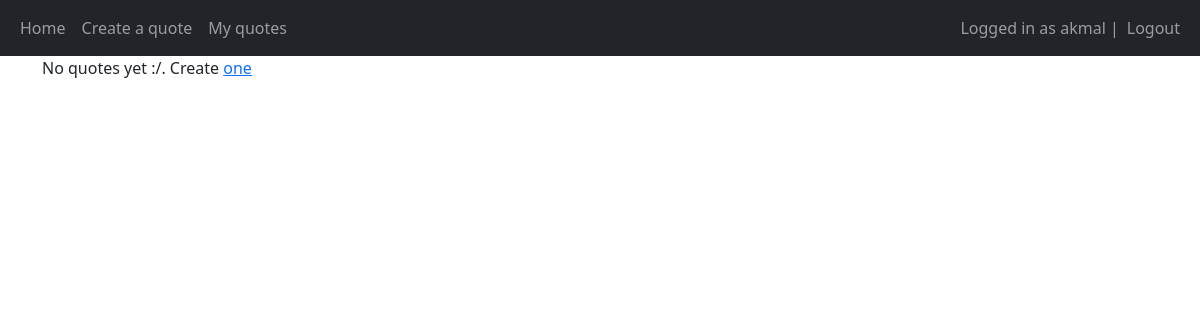
Before: /my-quote/ (signed in) with the older database file.
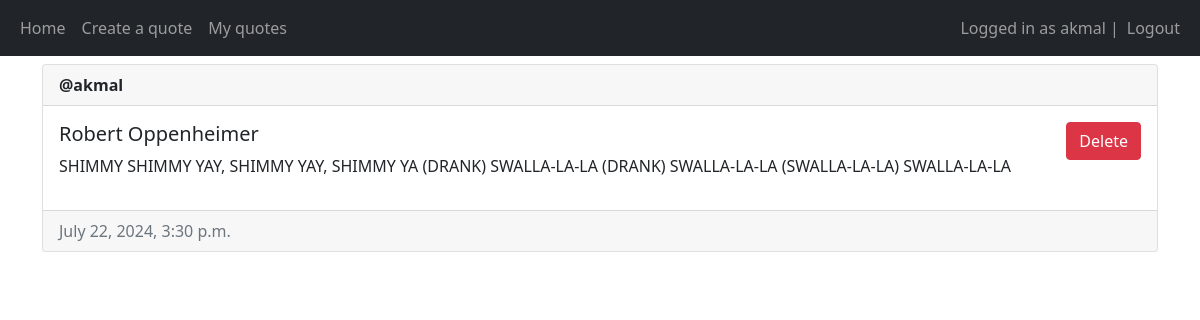
After: the same page with the newer database file.
### main/models.py (models this page shows, shortened)
class Quote(models.Model):
    creator = models.ForeignKey(User, on_delete=models.CASCADE)
    author = models.CharField(max_length=100)
    text = models.TextField()
    created = models.DateTimeField(auto_now_add=True)
    updated = models.DateTimeField(auto_now=True)

### main/views.py (the view)
# urls.py: path('my-quote/', views.my_quotes, name="my_quotes"),
@login_required(login_url="/login/")
def my_quotes(request):
    quotes = Quote.objects.filter(creator=request.user)
    if request.method == "POST":
        quote_id = request.POST.get("quote-id")
        quote = Quote.objects.filter(id=quote_id).first()
        if quote and quote.creator == request.user:
            quote.delete()
    return render(request, "main/my_quotes.html", {"quotes": quotes})

### main/templates/main/my_quotes.html (shortened to what this page needs)
{% extends 'main/base.html' %}
{% block content %}
    {% if quotes %}
        {% for quote in quotes %}
            {% if user == quote.creator %}
                <div class="card mt-2">
                    <div class="card-header">
                        <strong>@{{ quote.creator.username }}</strong>
                    </div>
                    <div class="card-body d-flex flex-row justify-content-between">
                        <div>
                            <h5 class="card-title">{{ quote.author }}</h5>
                            <p>{{ quote.text }}</p>
                        </div>
                        <div>
                            <form method="POST">
                                <button type="submit" class="btn btn-danger" value="{{ quote.id }}" name="quote-id">Delete</button>
                            </form>
                        </div>
                    </div>
                    <div class="card-footer text-muted">
                        {{ quote.created }}
                    </div>
                </div>
            {% endif %}
        {% empty %}
            <p>No quotes yet :/</p>
        {% endfor %}
    {% else %}
        <p>No quotes yet :/. Create <a href="/create-quote/">one</a></p>
    {% endif %}
{% endblock %}

Changed rows visible on the page:
added Quote: creator.username "akmal", author "Robert Oppenheimer", text "SHIMMY SHIMMY YAY, SHIMMY YAY, SHIMMY YA (DRANK) SWALLA-LA-LA (DRANK) SWALLA-LA-LA (SWALLA-LA-LA) SWALLA-LA-LA", {{ quote.id }} 1 (drawn), created "July 22, 2024, 3:30 p.m."
Other visible differences:
text no longer shown: "No quotes yet :/. Create one"
